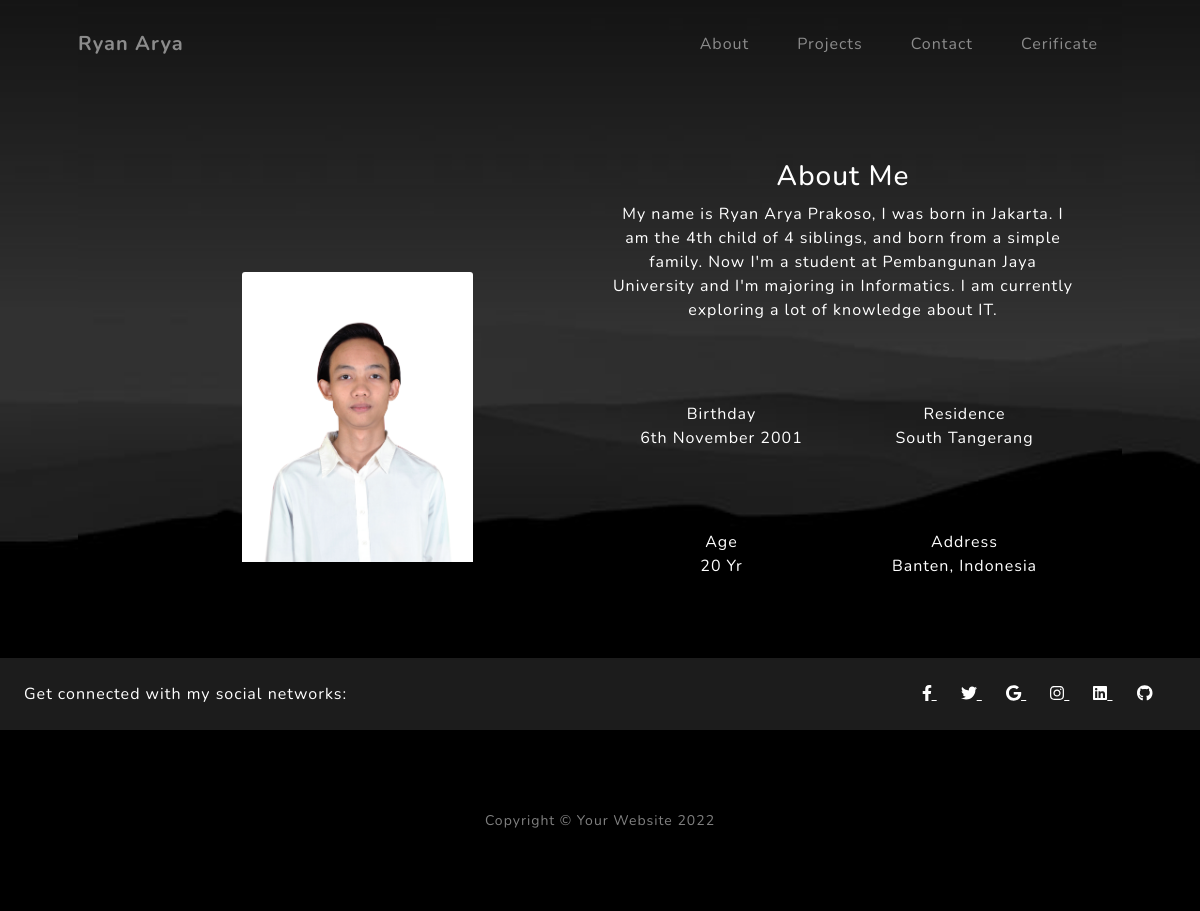
The page /uts/about.php on the database its author committed.
### tables this page shows
CREATE TABLE `aboututs` (
  `id` smallint(5) NOT NULL,
  `about` varchar(255) NOT NULL,
  `birthday` varchar(50) NOT NULL,
  `age` varchar(50) NOT NULL,
  `residence` varchar(100) NOT NULL,
  `address` varchar(100) NOT NULL,
  `gambar` varchar(50) NOT NULL
);

### uts/about.php (the view)
<?php
    require_once "menu.php";
    include "koneksi.php";
    $querySQL = "SELECT * FROM aboututs" ;
    $execQuerySQL = mysqli_query($koneksi,$querySQL);
    if(mysqli_num_rows($execQuerySQL) > 0){
        while($row = mysqli_fetch_assoc($execQuerySQL)){
?>
<section class="about-section text-center mt-0 pt-0" id="about">
            <div class="container px-4 px-lg-5">
                <div class="row gx-4 gx-lg-5 justify-content-center">
                    <div class="col-lg">
                    <section class="section about-section gray-bg text-white" id="about">
                        <div class="container">
                            <div class="row align-items-center flex-row-reverse">
                                <div class="col-lg-6">
                                    <div class="about-text go-to">
                                        <h3 class="dark-color">About Me</h3>
                                        <p> <?= $row['about'] ?></p>
                                        <div class="row about-list">
                                            <div class="col-md-6">
                                                <div class="media">
                                                    <label>Birthday</label>
                                                    <p><?= $row['birthday'] ?></p>
                                                </div>
                                                <div class="media">
                                                    <label>Age</label>
                                                    <p><?= $row['age'] ?></p>
                                                </div>
                                            </div>
                                            <div class="col-md-6">
                                            <div class="media">
                                                    <label>Residence</label>
                                                    <p><?= $row['residence'] ?></p>
                                                </div>
                                                <div class="media">
                                                    <label>Address</label>
                                                    <p><?= $row['address'] ?></p>
                                                </div>
                                            </div>
                                        </div>
                                    </div>
                                </div>
                                <div class="col-lg-6">
                                    <div class="about-avatar">
                                        <img class="card-img-top rounded-square mt-3" src="assets/img/<?= $row['gambar'] ?>" alt="Card image" style="width: 50%;">
                                    </div>
                                </div>
                            </div>
                        </div>
                    </section>
                    </div>
                </div>
            </div>
        </section>
    <?php
        }
    }
    ?>
 <footer
        class="text-center text-lg-start text-white pb-0"
        style="background-color: #4d4d4d"
        >
<section
            class="d-flex justify-content-between p-4"
            style="background-color: #1c1c1c"
            >
    <div class="me-5">
    <span>Get connected with my social networks:</span>
    </div>
    <div>
    <a href="" class="text-white me-4">
        <i class="fab fa-facebook-f"></i>
    </a>
    <a href="" class="text-white me-4">
        <i class="fab fa-twitter"></i>
    </a>
    <a href="" class="text-white me-4">
        <i class="fab fa-google"></i>
    </a>
    <a href="" class="text-white me-4">
        <i class="fab fa-instagram"></i>
    </a>
    <a href="" class="text-white me-4">
        <i class="fab fa-linkedin"></i>
    </a>
    <a href="" class="text-white me-4">
        <i class="fab fa-github"></i>
    </a>
    </div>
</section>
 <footer class="footer bg-black small text-center text-white-50"><div class="container px-4 px-lg-5">Copyright &copy; Your Website 2022</div></footer>

### rows shown on the page
aboututs: about "My name is Ryan Arya Prakoso, I was born in Jakarta. I am the 4th child of 4 siblings, and born from a simple family. Now I'm a student at Pembangunan Jaya University and I'm majoring in Informatics. I am currently exploring a lot of knowledge about IT.", birthday "6th November 2001", age "20 Yr", residence "South Tangerang", address "Banten, Indonesia", gambar (picture)
